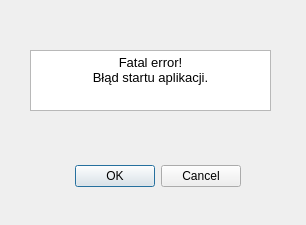
<?xml version="1.0" encoding="UTF-8"?>
<ui version="4.0">
 <class>Dialog</class>
 <widget class="QDialog" name="Dialog">
  <property name="geometry">
   <rect>
    <x>0</x>
    <y>0</y>
    <width>306</width>
    <height>225</height>
   </rect>
  </property>
  <property name="windowTitle">
   <string>Dialog</string>
  </property>
  <widget class="QDialogButtonBox" name="buttonBox">
   <property name="geometry">
    <rect>
     <x>10</x>
     <y>160</y>
     <width>231</width>
     <height>32</height>
    </rect>
   </property>
   <property name="orientation">
    <enum>Qt::Horizontal</enum>
   </property>
   <property name="standardButtons">
    <set>QDialogButtonBox::Cancel|QDialogButtonBox::Ok</set>
   </property>
  </widget>
  <widget class="QTextEdit" name="textEdit">
   <property name="geometry">
    <rect>
     <x>30</x>
     <y>50</y>
     <width>241</width>
     <height>61</height>
    </rect>
   </property>
   <property name="readOnly">
    <bool>true</bool>
   </property>
   <property name="html">
    <string>&lt;!DOCTYPE HTML PUBLIC &quot;-//W3C//DTD HTML 4.0//EN&quot; &quot;http://www.w3.org/TR/REC-html40/strict.dtd&quot;&gt;
&lt;html&gt;&lt;head&gt;&lt;meta name=&quot;qrichtext&quot; content=&quot;1&quot; /&gt;&lt;style type=&quot;text/css&quot;&gt;
p, li { white-space: pre-wrap; }
&lt;/style&gt;&lt;/head&gt;&lt;body style=&quot; font-family:'Noto Sans'; font-size:10pt; font-weight:400; font-style:normal;&quot;&gt;
&lt;p align=&quot;center&quot; style=&quot; margin-top:0px; margin-bottom:0px; margin-left:0px; margin-right:0px; -qt-block-indent:0; text-indent:0px;&quot;&gt;Fatal error!&lt;/p&gt;
&lt;p align=&quot;center&quot; style=&quot; margin-top:0px; margin-bottom:0px; margin-left:0px; margin-right:0px; -qt-block-indent:0; text-indent:0px;&quot;&gt;Błąd startu aplikacji.&lt;/p&gt;&lt;/body&gt;&lt;/html&gt;</string>
   </property>
   <property name="textInteractionFlags">
    <set>Qt::NoTextInteraction</set>
   </property>
  </widget>
 </widget>
 <resources/>
 <connections>
  <connection>
   <sender>buttonBox</sender>
   <signal>accepted()</signal>
   <receiver>Dialog</receiver>
   <slot>accept()</slot>
   <hints>
    <hint type="sourcelabel">
     <x>248</x>
     <y>254</y>
    </hint>
    <hint type="destinationlabel">
     <x>157</x>
     <y>274</y>
    </hint>
   </hints>
  </connection>
  <connection>
   <sender>buttonBox</sender>
   <signal>rejected()</signal>
   <receiver>Dialog</receiver>
   <slot>reject()</slot>
   <hints>
    <hint type="sourcelabel">
     <x>316</x>
     <y>260</y>
    </hint>
    <hint type="destinationlabel">
     <x>286</x>
     <y>274</y>
    </hint>
   </hints>
  </connection>
 </connections>
</ui>
